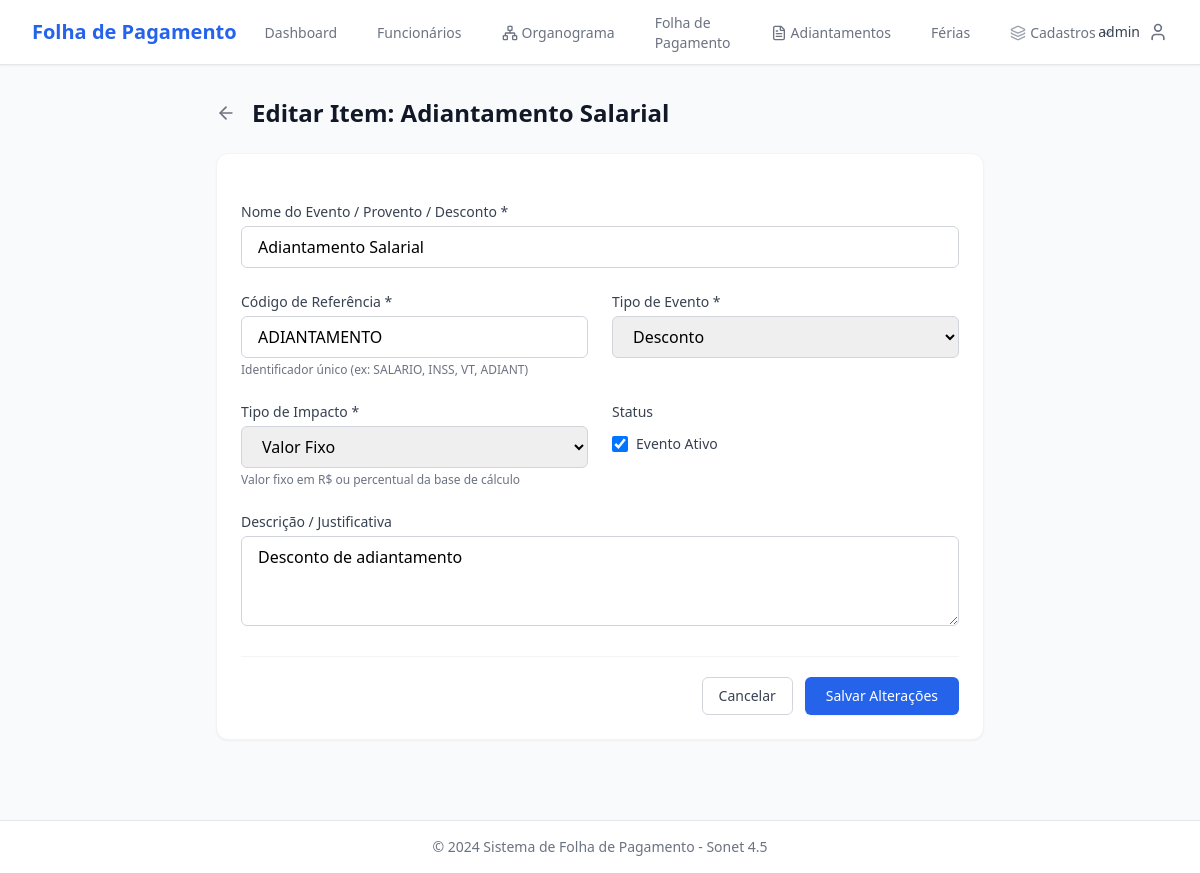
The page /proventos-descontos/11/editar/ (signed in) on the database its author committed.
### core/models.py (models this page shows, shortened)
class TimeStampedModel(models.Model):
    created_at = models.DateTimeField('Criado em', auto_now_add=True)
    updated_at = models.DateTimeField('Atualizado em', auto_now=True)
    class Meta:
        abstract = True

class ProventoDesconto(TimeStampedModel):
    TIPO_CHOICES = [
        ('P', 'Provento'),
        ('D', 'Desconto'),
    ]
    IMPACTO_CHOICES = [
        ('F', 'Valor Fixo'),
        ('P', 'Percentual da Base'),
    ]
    nome = models.CharField('Nome', max_length=100, unique=True)
    codigo_referencia = models.CharField(
        'Código de Referência',
        max_length=20,
        unique=True,
        help_text='Código para integração com sistemas contábeis'
    )
    tipo = models.CharField('Tipo', max_length=1, choices=TIPO_CHOICES)
    impacto = models.CharField('Impacto', max_length=1, choices=IMPACTO_CHOICES)
    descricao = models.TextField('Descrição', blank=True)
    ativo = models.BooleanField('Ativo', default=True)
    class Meta:
        verbose_name = 'Provento/Desconto'
        verbose_name_plural = 'Proventos/Descontos'
        ordering = ['tipo', 'nome']

### core/views.py (the view)
# urls.py: path('proventos-descontos/<int:pk>/editar/', views.provento_desconto_update, name='provento_desconto_update'),
@login_required
def provento_desconto_update(request, pk):
    item = get_object_or_404(ProventoDesconto, pk=pk)
    if request.method == 'POST':
        form = ProventoDescontoForm(request.POST, instance=item)
        if form.is_valid():
            form.save()
            messages.success(request, 'Provento/Desconto atualizado com sucesso!')
            return redirect('core:provento_desconto_list')
    else:
        form = ProventoDescontoForm(instance=item)
    context = {
        'form': form,
        'item': item,
        'title': f'Editar Item: {item.nome}',
        'button_text': 'Salvar Alterações'
    }
    return render(request, 'core/provento_desconto_form.html', context)

### templates/core/provento_desconto_form.html (shortened to what this page needs)
{% extends 'base.html' %}
{% block content %}
<div class="max-w-3xl mx-auto space-y-6">
    <div class="flex items-center justify-between">
        <div class="flex items-center">
            <a href="{% url 'core:provento_desconto_list' %}" class="mr-4 text-gray-500 hover:text-gray-700">
                <i data-lucide="arrow-left" class="w-5 h-5"></i>
            </a>
            <h1 class="text-2xl font-bold text-gray-900">{{ title }}</h1>
        </div>
    </div>
    <div class="bg-white shadow-sm rounded-xl p-6 border border-gray-100">
        <form method="post" class="space-y-6">
            <div class="grid grid-cols-1 sm:grid-cols-2 gap-6">
                <div class="sm:col-span-2">
                    <label class="block text-sm font-medium text-gray-700 mb-1">Nome do Evento / Provento / Desconto *</label>
                    {{ form.nome }}
                </div>
                <div>
                    <label class="block text-sm font-medium text-gray-700 mb-1">Código de Referência *</label>
                    {{ form.codigo_referencia }}
                    <p class="mt-1 text-xs text-gray-500">Identificador único (ex: SALARIO, INSS, VT, ADIANT)</p>
                </div>
                <div>
                    <label class="block text-sm font-medium text-gray-700 mb-1">Tipo de Evento *</label>
                    {{ form.tipo }}
                </div>
                <div>
                    <label class="block text-sm font-medium text-gray-700 mb-1">Tipo de Impacto *</label>
                    {{ form.impacto }}
                    <p class="mt-1 text-xs text-gray-500">Valor fixo em R$ ou percentual da base de cálculo</p>
                </div>
                <div>
                    <label class="block text-sm font-medium text-gray-700 mb-1">Status</label>
                    <div class="flex items-center mt-3">
                        {{ form.ativo }}
                        <label for="{{ form.ativo.id_for_label }}" class="ml-2 block text-sm font-medium text-gray-700">
                            Evento Ativo
                        </label>
                    </div>
                </div>
                <div class="sm:col-span-2">
                    <label class="block text-sm font-medium text-gray-700 mb-1">Descrição / Justificativa</label>
                    {{ form.descricao }}
                </div>
            </div>
            <div class="flex justify-end space-x-3 border-t border-gray-100 pt-5">
                <a href="{% url 'core:provento_desconto_list' %}" class="px-4 py-2 border border-gray-300 text-sm font-medium rounded-md text-gray-700 bg-white hover:bg-gray-50">
                    Cancelar
                </a>
                <button type="submit" class="px-5 py-2 border border-transparent text-sm font-medium rounded-md text-white bg-blue-600 hover:bg-blue-700 shadow-sm">
                    {{ button_text }}
                </button>
            </div>
        </form>
    </div>
</div>
{% endblock %}

### templates/base.html (shortened to what this page needs)
{% load static %}
<!DOCTYPE html>
<html lang="pt-BR">
<head>
    <script src="https://cdn.tailwindcss.com"></script>
</head>
<body class="bg-gray-50 min-h-screen">
    <nav class="bg-white shadow-sm border-b border-gray-200">
        <div class="max-w-7xl mx-auto px-4 sm:px-6 lg:px-8">
            <div class="flex justify-between h-16">
                <div class="flex">
                    <div class="flex-shrink-0 flex items-center">
                        <h1 class="text-xl font-bold text-blue-600">Folha de Pagamento</h1>
                    </div>
                    <div class="hidden sm:ml-6 sm:flex sm:space-x-8">
                        <a href="{% url 'core:dashboard' %}" class="border-transparent text-gray-500 hover:border-gray-300 hover:text-gray-700 inline-flex items-center px-1 pt-1 border-b-2 text-sm font-medium">
                            Dashboard
                        </a>
                        <a href="{% url 'funcionarios:list' %}" class="border-transparent text-gray-500 hover:border-gray-300 hover:text-gray-700 inline-flex items-center px-1 pt-1 border-b-2 text-sm font-medium">
                            Funcionários
                        </a>
                        <a href="{% url 'funcionarios:organograma' %}" class="border-transparent text-gray-500 hover:border-gray-300 hover:text-gray-700 inline-flex items-center px-1 pt-1 border-b-2 text-sm font-medium">
                            <i data-lucide="network" class="w-4 h-4 mr-1"></i>
                            Organograma
                        </a>
                        <a href="{% url 'folha:list' %}" class="border-transparent text-gray-500 hover:border-gray-300 hover:text-gray-700 inline-flex items-center px-1 pt-1 border-b-2 text-sm font-medium">
                            Folha de Pagamento
                        </a>
                        <a href="{% url 'funcionarios:adiantamento_list' %}" class="border-transparent text-gray-500 hover:border-gray-300 hover:text-gray-700 inline-flex items-center px-1 pt-1 border-b-2 text-sm font-medium">
                            <i data-lucide="file-text" class="w-4 h-4 mr-1"></i>
                            Adiantamentos
                        </a>
                        <a href="{% url 'funcionarios:ferias_list' %}" class="border-transparent text-gray-500 hover:border-gray-300 hover:text-gray-700 inline-flex items-center px-1 pt-1 border-b-2 text-sm font-medium">
                            Férias
                        </a>
                        <div class="relative inline-flex items-center" x-data="{ openCadastros: false }">
                            <button @click="openCadastros = !openCadastros" type="button" class="border-transparent text-gray-500 hover:border-gray-300 hover:text-gray-700 inline-flex items-center px-1 pt-1 border-b-2 text-sm font-medium focus:outline-none">
                                <i data-lucide="layers" class="w-4 h-4 mr-1 text-gray-400"></i>
                                Cadastros
                                <i data-lucide="chevron-down" class="w-3.5 h-3.5 ml-1 text-gray-400"></i>
                            </button>
                        </div>
                    </div>
                </div>
                <div class="flex items-center">
                    {% if user.is_authenticated %}
                        <div class="ml-3 relative" x-data="{ open: false }">
                            <button @click="open = !open" class="flex items-center text-sm focus:outline-none focus:ring-2 focus:ring-offset-2 focus:ring-blue-500 rounded-full">
                                <span class="text-gray-700 mr-2">{{ user.username }}</span>
                                <i data-lucide="user" class="w-5 h-5 text-gray-500"></i>
                            </button>
                        </div>
                    {% endif %}
                </div>
            </div>
        </div>
    </nav>
    <main class="max-w-7xl mx-auto px-4 sm:px-6 lg:px-8 py-8">
        {% block content %}{% endblock %}
    </main>
    <footer class="bg-white border-t border-gray-200 mt-12">
        <div class="max-w-7xl mx-auto px-4 sm:px-6 lg:px-8 py-4">
            <p class="text-center text-sm text-gray-500">
                © 2024 Sistema de Folha de Pagamento - Sonet 4.5
            </p>
        </div>
    </footer>
</body>
</html>

### rows shown on the page
ProventoDesconto: nome "Adiantamento Salarial", codigo_referencia "ADIANTAMENTO", tipo "Desconto", impacto "Valor Fixo", ativo "☑", descricao "Desconto de adiantamento"

### other values the page prints
{{ user.username }} "admin"
{{ title }} "Editar Item: Adiantamento Salarial"
{{ button_text }} "Salvar Alterações"
